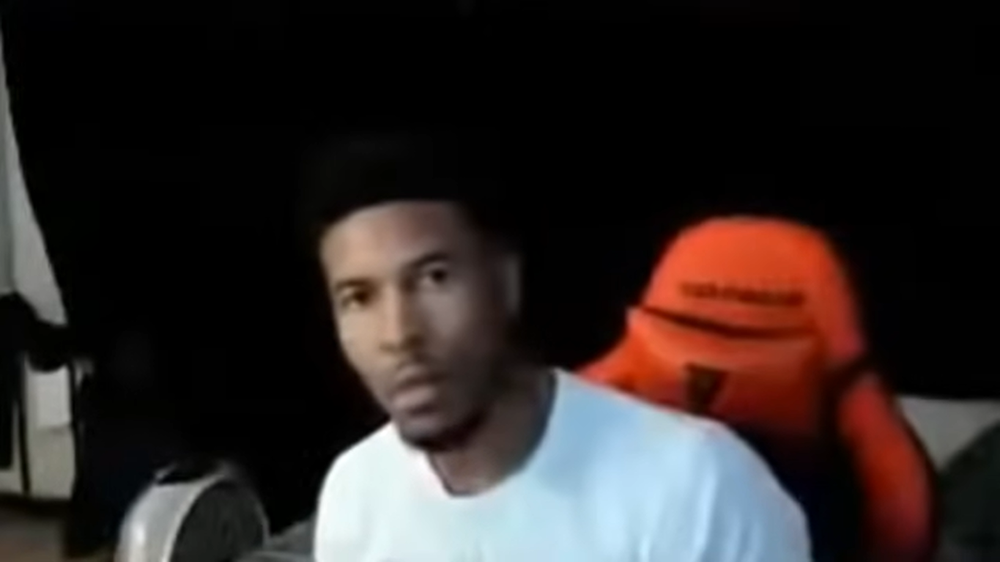
%> input picture Image Processing/Lab/Input/08ltg.png, 1000 x 562 px, shrunk from 1365 x 767 before the run
$ octave 08medianFilter.m   (GNU Octave 9; MATLAB toolbox functions it lacks are replaced by stand-ins)
%> lines starting %> are read from the running program, lines starting %| are printed output that depends on the picture
clear all;
close all;
clc;
pkg load image;

img = imread("Input/08ltg.png");
%> img is the input picture: size 562x1000x3 uint8; mean R, G, B 47.5, 39.6, 38.4

subplot(3,2,1);
imshow(img);
title("Original Image");

grayscaleImg=rgb2gray(img);
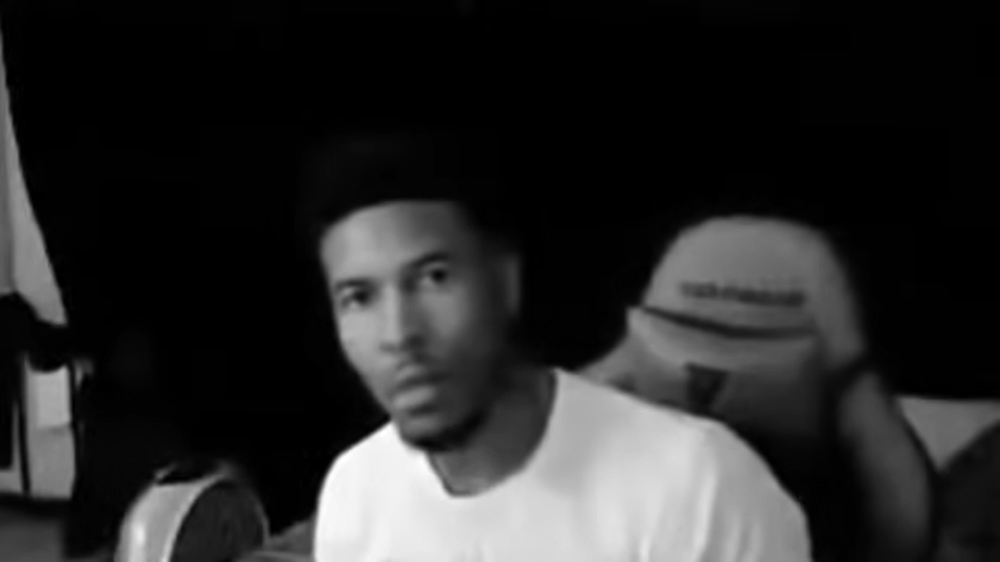
%> grayscaleImg: size 562x1000 uint8; min 0, max 255, mean 41.8
subplot(3,2,2);
imshow(grayscaleImg);
title("Grayscale Image");

noisyImg=im2double(imnoise(grayscaleImg,'salt & pepper',0.15));
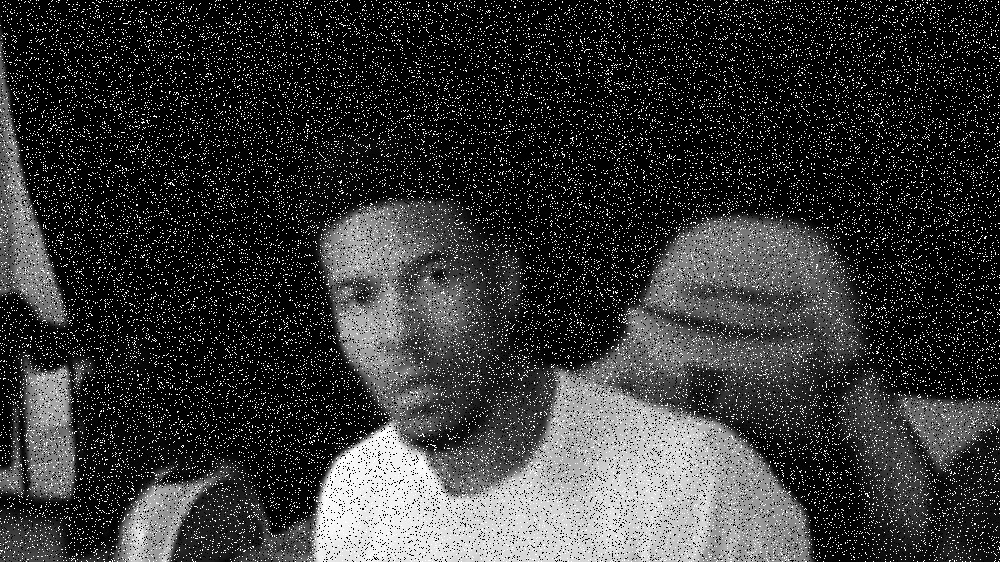
%> noisyImg: size 562x1000 double; min 0, max 1, mean 0.214
subplot(3,2,3);
imshow(noisyImg);
title("Salt & Pepper Noise Image");

medianFilter3x3=medfilt2(noisyImg,[3,3]);
subplot(3,2,4);
imshow(medianFilter3x3);
title("3x3 Median Filter Image");

medianFilter9x9=medfilt2(noisyImg,[9,9]);
subplot(3,2,5);
imshow(medianFilter9x9);
title("9x9 Median Filter Image");

imwrite(grayscaleImg,"Output/08medianFilter/1grayscaleImg.png");
imwrite(noisyImg,"Output/08medianFilter/2salt&PepperImage.png");
imwrite(medianFilter3x3,"Output/08medianFilter/3medianFilter3x3.png");
imwrite(medianFilter9x9,"Output/08medianFilter/4medianFilter9x9.png");
